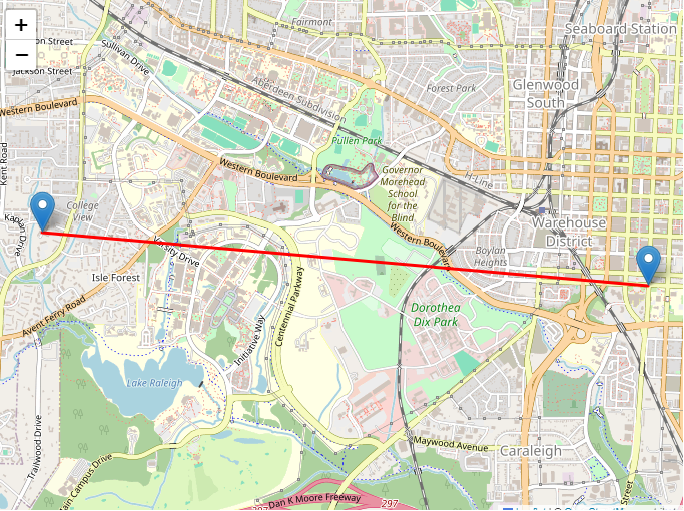

Write the Python code that produced this figure.
import requests
from geopy.geocoders import Nominatim
from geopy.distance import geodesic
import geocoder
import folium
import io
import sys
import PyQt5
from PyQt5 import QtWidgets, QtWebEngineWidgets
from PyQt5.QtWidgets import QApplication, QMainWindow
from PyQt5.QtWebEngineWidgets import QWebEngineView
import sys
from PyQt5.QtCore import QUrl


# Set your home address
home_address = "1900 Fox Sterling Drive, Raleigh , NC - 27606"

# Use Nominatim Geocoder for address to lat/long conversion
geolocator = Nominatim(user_agent="myapp/01")



def get_current_gps_coordinates():
    print("hi")
    g = geocoder.ip('me')#this function is used to find the current information using our IP Add
    print(g.latlng)
    if g.latlng is not None: #g.latlng tells if the coordiates are found or not
        return g.latlng
    else:
        return None

# # if __name__ == "__main__":
# #     coordinates = get_current_gps_coordinates()
# #     if coordinates is not None:
# #         latitude, longitude = coordinates
# #         print(f"Your current GPS coordinates are:")
# #         print(f"Latitude: {latitude}")
# #         print(f"Longitude: {longitude}")
#     else:
#         print("Unable to retrieve your GPS coordinates.")

# Function to get your current location based on your IP address
def get_current_location():
    print("hi")
    response = requests.get("https://ipinfo.io/")
    data = response.json()
    location = data["loc"].split(",")
    print(location)
    return location[0], location[1]  # Return as tuple (latitude, longitude)

# Function to calculate distance and provide basic direction to home
def get_home_distance_directions(current_loc, home):
    # Convert home address to lat/long
    home_location = geolocator.geocode(home)
    
    home_latlong = (home_location.latitude, home_location.longitude)
    print("Location:", home_latlong)

    # Calculate the distance
    distance = geodesic(current_loc, home_latlong).kilometers

    print(f"Distance to home: {distance:.2f} kilometers.")

    return home_location.latitude, home_location.longitude

    # For actual turn-by-turn directions, use a dedicated API like Google Maps Directions API

# Get current location
current_lat, current_log = get_current_gps_coordinates()
home_lat , home_long = get_home_distance_directions([current_lat,current_log], home_address)

# Print distance and directions




# Coordinates
location_curr = (current_lat, current_log)
location_home = (home_lat, home_long)

# Create a map centered around the average of the two locations
map_center = [(location_curr[0] + location_home[0]) / 2, 
              (location_curr[1] + location_home[1]) / 2]

m = folium.Map(location=map_center, zoom_start=14)

# Add points for the two locations
folium.Marker(location_curr, tooltip='Current Address').add_to(m)
folium.Marker(location_home, tooltip='Home Address').add_to(m)

# Draw a line between them
folium.PolyLine(locations=[location_curr, location_home], color='red').add_to(m)

# Display the map
m.save("footprint.html")





# if __name__ == "__main__":
#     app = QtWidgets.QApplication(sys.argv)
#     m = folium.Map(
#         location=[45.5236, -122.6750], tiles="Stamen Toner", zoom_start=13
#     )

#     data = io.BytesIO()
#     m.save(data, close_file=False)

#     w = QtWebEngineWidgets.QWebEngineView()
#     w.setHtml(data.getvalue().decode())
#     w.resize(640, 480)
#     w.show()

#     sys.exit(app.exec_())


class MapViewer(QMainWindow):
    def __init__(self):
        super().__init__()
        self.setWindowTitle("Folium Map Viewer")
        self.browser = QWebEngineView()

        # Load the HTML file
        self.browser.load(QUrl.fromLocalFile("footprint.html"))  # Update the path

        self.setCentralWidget(self.browser)

if __name__ == "__main__":
    app = QApplication(sys.argv)
    window = MapViewer()
    window.resize(700, 520)
    window.show()
    sys.exit(app.exec_())